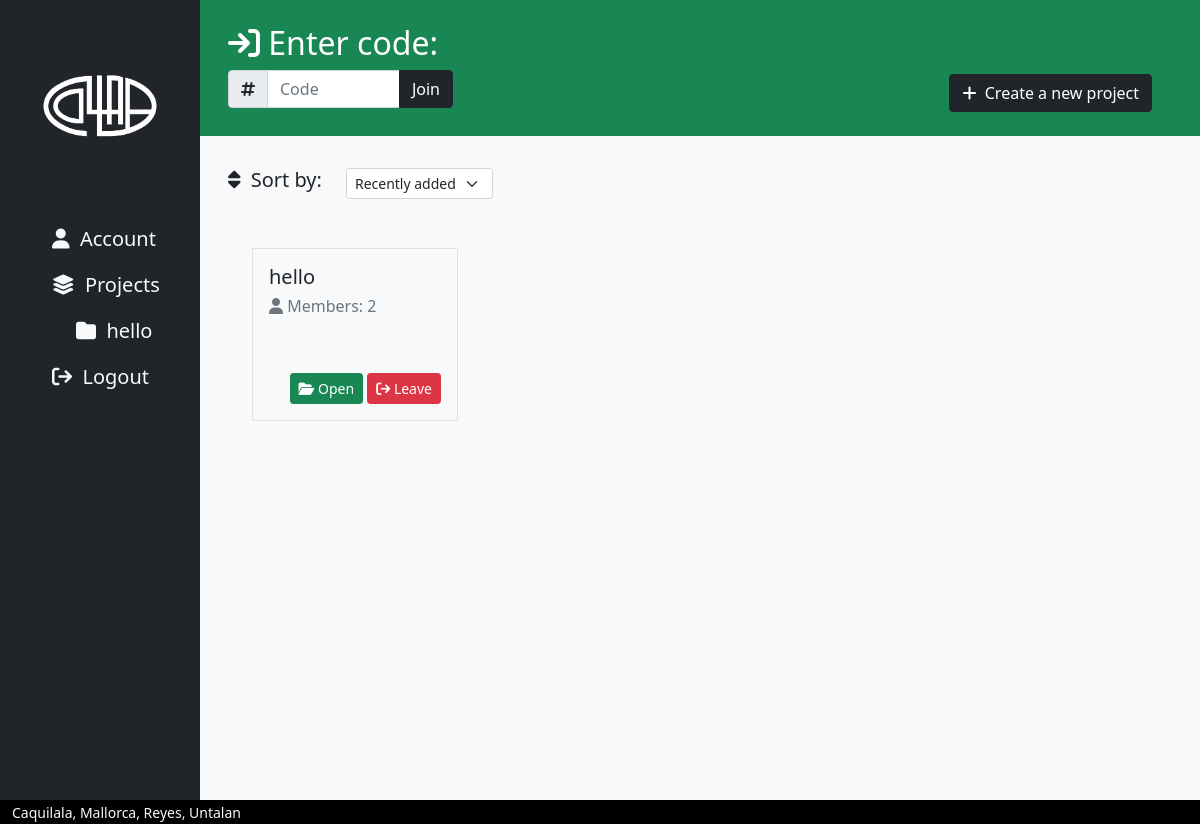
Page /dashboard/ (signed in) on the earlier database version.
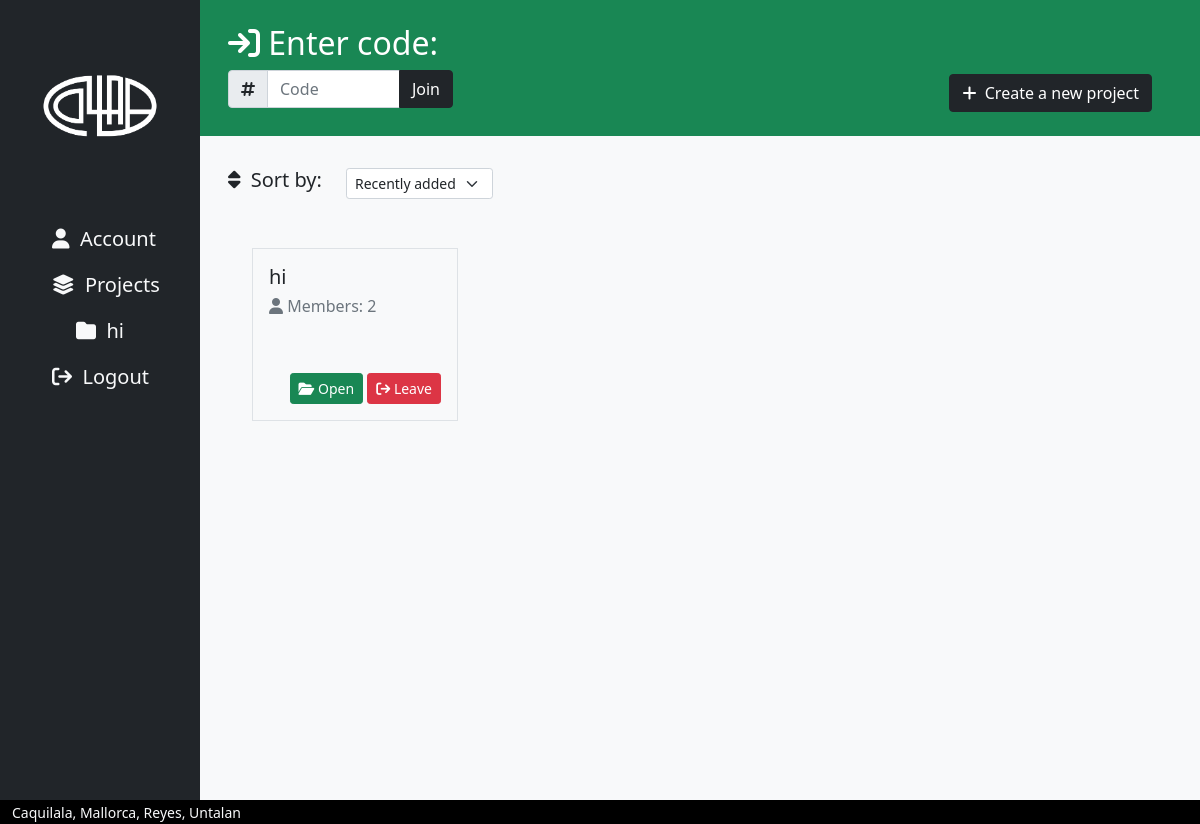
Same page on the later database version.
### collabapp/models.py (models this page shows, shortened)
class Project(models.Model):
    code = models.CharField(max_length=255, null=True)
    owner = models.ForeignKey(User, on_delete=models.CASCADE, null = True)
    title = models.CharField(max_length=100, null=True)
    description = models.CharField(max_length=1000, null=True)
    creation_date = models.DateTimeField(auto_now_add=True, null=True)
    @property
    def getmembertotal(self):
        m = self.members.all()
        mem = list(m)
        total = len(mem)
        s = str(total)
        if total > 1:
            return "Members: " + s
        else:
            return "Member: " + s

### collabapp/views.py (the view)
# urls.py: path('dashboard/', views.dashboardPage, name='dashboardPage'),
@login_required(login_url='loginPage')
def dashboardPage(request):
    puser = request.user.profile
    if request.method == 'POST':
        code = request.POST.get('code')
        proj = Project.objects.get(code=code)
        puser.projects.add(proj)
        return redirect("dashboardPage")
    else:
        p = request.user.profile.projects.all()
        pl = list(p)
    context = {'projects': pl}
    return render(request, 'collabapp/dashboard.html', context)

### collabapp/templates/collabapp/dashboard.html (shortened to what this page needs)
<!DOCTYPE html>
<html lang="en">
<head>
   {% include 'collabapp/head-modules.html' %}
</head>
<body>
    <div class="container-fluid bg-warning h-100">
        <div class="row min-vh-100">
            {% include 'collabapp/navbar.html' %}
            <div class="col-10 min-vh-100 bg-light">
                <div class="row bg-success text-white py-4 ps-3">
                    <div class="row m-0 p-0 align-items-end">
                        <div class="col">
                            <form method="POST" action="">
                                <h2><i class="fa-solid fa-arrow-right-to-bracket"></i> Enter code:</h2>
                                <div class="input-group my-1 w-50">
                                    <span class="input-group-text" id="basic-addon1"><i class="fa-solid fa-hashtag"></i></span>
                                    <input type="text" name= "code" class="form-control" placeholder="Code" aria-label="groupcode">
                                    <button type="submit" class="btn btn-dark">Join</button>
                                </div>
                            </form>
                        </div>
                        <div class="col text-end pe-5">
                            <a class="btn btn-dark" href="{% url 'projectNewPage' %}"><i class="fa-solid fa-plus"></i>&nbsp; Create a new project</a>
                        </div>
                    </div>
                </div>
                <div class="container-fluid px-3 py-3">
                   <div class="row row-cols-auto mt-3">
                        <div class="col">
                            <h5><i class="fa-solid fa-sort">&nbsp;</i> Sort by:</h5>
                        </div>
                        <div class="col">
                           <select class="form-select form-select-sm" aria-label="Default select example">
                                <option selected value="recent">Recently added</option>
                            </select>
                        </div>
                    </div>
                    <br><br>
                    <div class="container">
                        <div class="row row-cols-4 g-4">
                        {% for project in projects %}
                            <div class="col">
                                <div class="p-3 border bg-light">
                                    <h5>{{ project.title }}</h5>
                                <h6 class="text-muted"><i class="fa-solid fa-user"></i> {{project.getmembertotal}} </h6>
                                    <br><br>
                                    <div class="text-end">
                                        <a class="btn btn-success btn-sm" href="{% url 'projectPage' project.id %}"><i class="fa-solid fa-folder-open"></i> Open</a>
                                        <button type="button" class="btn btn-danger btn-sm" data-bs-toggle="modal" data-bs-target="#leaveProject"><i class="fa-solid fa-arrow-right-from-bracket"></i> Leave</button>
                                    </div>
                                </div>
                            </div>
                        {% endfor %}
                        </div>
                      </div>
                </div>
            </div>
            {% include 'collabapp/footer.html' %}
        </div>
    </div>
</body>
</html>

### collabapp/templates/collabapp/navbar.html
<div class="col-2 min-vh-100 bg-dark text-white">
    <br><br>
    <div class="mx-auto text-center">
        {% load static %}
        <a href="{% url 'dashboardPage' %}">
            <img src="{% static 'assets/logowhite.png'%}" alt="logo" style="width:120px; height:120px;"></a>
    </div>
    <br><br>
    <ul class="nav flex-column ps-4 fs-5">
        <li class="nav-item">
           <a class="nav-link text-light" href="{% url 'accountPage' %}"><i class="fa-solid fa-user"></i>&nbsp; Account</a>
        </li>
        <li class="nav-item">
            <a class="nav-link text-light" href="{% url 'dashboardPage' %}"><i class="fa-solid fa-layer-group"></i>&nbsp; Projects</a>
            <ul class="nav flex-column ps-4">
                {% for project in projects|slice:":3" %}
                <a class="nav-link text-light" href="{% url 'projectPage' project.id%}"><i class="fa-solid fa-folder"></i>&nbsp; {{ project.title }}</a>
                {% endfor %}
            </ul>
        </li>
        <li class="nav-item">
            <a class="nav-link text-light" href="{% url 'logout' %}"><i class="fa-solid fa-arrow-right-from-bracket"></i>&nbsp; Logout</a>
       </li>
    </ul>
</div>

Differences in the rows shown:
changed Project "Members: 2": title "hello" → "hi"
